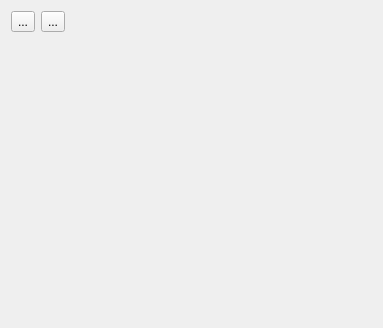
<?xml version="1.0" encoding="UTF-8"?>
<ui version="4.0">
 <class>pixel_palette</class>
 <widget class="QWidget" name="pixel_palette">
  <property name="geometry">
   <rect>
    <x>0</x>
    <y>0</y>
    <width>383</width>
    <height>328</height>
   </rect>
  </property>
  <property name="sizePolicy">
   <sizepolicy hsizetype="Expanding" vsizetype="Fixed">
    <horstretch>0</horstretch>
    <verstretch>0</verstretch>
   </sizepolicy>
  </property>
  <property name="windowTitle">
   <string>Form</string>
  </property>
  <layout class="QVBoxLayout" name="verticalLayout_2">
   <item>
    <layout class="QHBoxLayout" name="tool_layout">
     <item>
      <widget class="QToolButton" name="add_pixel_palette">
       <property name="enabled">
        <bool>true</bool>
       </property>
       <property name="text">
        <string>...</string>
       </property>
       <property name="icon">
        <iconset resource="../resources.qrc">
         <normaloff>:/icons/add.png</normaloff>:/icons/add.png</iconset>
       </property>
      </widget>
     </item>
     <item>
      <widget class="QToolButton" name="remove_pixel_palette">
       <property name="enabled">
        <bool>true</bool>
       </property>
       <property name="text">
        <string>...</string>
       </property>
       <property name="icon">
        <iconset resource="../resources.qrc">
         <normaloff>:/icons/remove.png</normaloff>:/icons/remove.png</iconset>
       </property>
      </widget>
     </item>
     <item>
      <spacer name="tool_spacer">
       <property name="orientation">
        <enum>Qt::Horizontal</enum>
       </property>
       <property name="sizeHint" stdset="0">
        <size>
         <width>40</width>
         <height>20</height>
        </size>
       </property>
      </spacer>
     </item>
    </layout>
   </item>
   <item>
    <layout class="QVBoxLayout" name="verticalLayout">
     <item>
      <widget class="PixelPaletteGrid" name="pixel_palette_grid" native="true">
       <property name="sizePolicy">
        <sizepolicy hsizetype="Expanding" vsizetype="Expanding">
         <horstretch>0</horstretch>
         <verstretch>0</verstretch>
        </sizepolicy>
       </property>
       <property name="minimumSize">
        <size>
         <width>0</width>
         <height>8</height>
        </size>
       </property>
      </widget>
     </item>
    </layout>
   </item>
  </layout>
 </widget>
 <customwidgets>
  <customwidget>
   <class>PixelPaletteGrid</class>
   <extends>QWidget</extends>
   <header>pixel_palette_grid</header>
   <container>1</container>
  </customwidget>
 </customwidgets>
 <resources>
  <include location="../resources.qrc"/>
 </resources>
 <connections/>
</ui>
